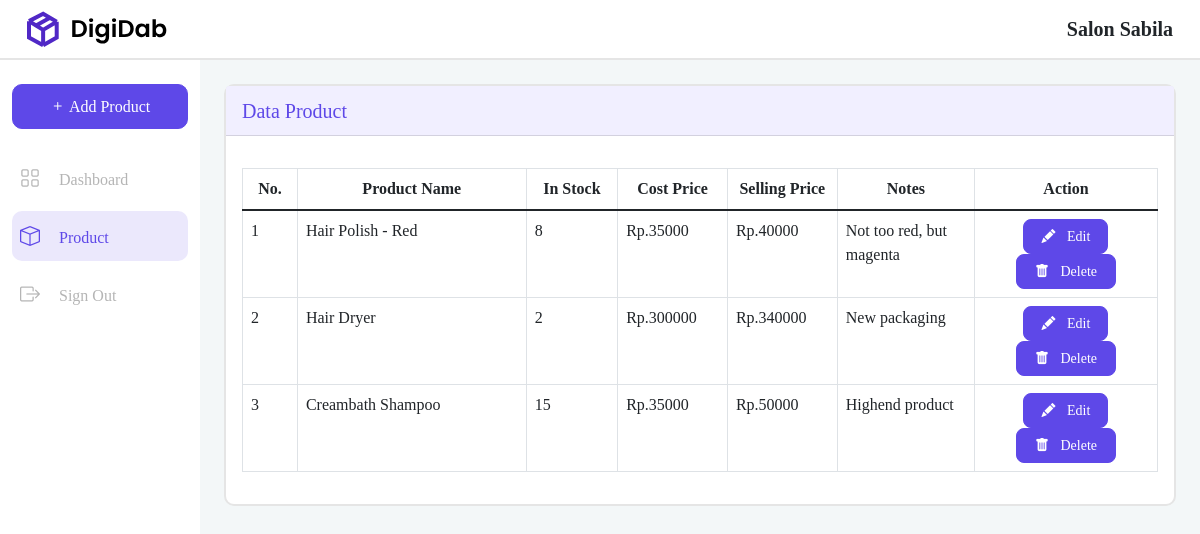
The page /user/product.php (signed in) on the database its author committed.
### tables this page shows
CREATE TABLE `tb_product` (
  `id_product` int(11) NOT NULL,
  `id_user` int(11) NOT NULL,
  `name_product` varchar(255) DEFAULT NULL,
  `stock_product` int(11) DEFAULT NULL,
  `cost_price` int(11) DEFAULT NULL,
  `selling_price` int(11) DEFAULT NULL,
  `notes_product` text DEFAULT NULL
);

### user/product.php (the view, shortened to what this page needs)
<?php
include("../resources/connection.php");
$id_user = $_SESSION['user']['id_user'];
?>
<!doctype html>
<html lang="en">
<head>
    <link rel="stylesheet" href="../assets/css/dashboard-style.css">
    <link href="https://cdn.jsdelivr.net/npm/bootstrap@5.1.3/dist/css/bootstrap.min.css" rel="stylesheet">
    <link rel="stylesheet" href="https://cdn.jsdelivr.net/npm/bootstrap-icons@1.8.1/font/bootstrap-icons.css">
</head>
<body>
    <nav class="container-fluid">
        <div class="nav-cont d-flex align-items-center justify-content-between">
            <img src="../assets/img/Dashboard-logo.svg" style="margin-left: 15px;">
            <div class="company-name" style="margin-right: 15px;">
                <?php echo $_SESSION['user']['company_user']; ?>
            </div>
        </div>
    </nav>
    <div class="d-flex">
        <div class="sidebar col-2 pt-4">
            <div class="wrapper">
                <div class="button mb-4">
                    <button class="add btn btn-primary w-100" data-bs-toggle="modal" data-bs-target="#addModal" style="border-radius: 10px; height: 45px; background-color: #5E48E8; border-color: #5E48E8;">
                        <i class="bi bi-plus"></i>
                        Add Product
                    </button>
                </div>
                <div class="link">
                    <div class="n-active d-flex align-items-center p-2 mb-2">
                        <ul class="navbar-nav">
                            <li class="nav-item d-flex align-items-center">
                                <a href="dashboard.php" class="nav-links">
                                    <i class="bi bi-grid font-weight-bold" style="font-size: 20px; margin-right: 15px;"></i>
                                    <span style="font-weight: 500;">Dashboard</span>
                                </a>
                            </li>
                        </ul>
                    </div>
                    <div class="active d-flex align-items-center p-2 mb-2">
                        <ul class="navbar-nav" style="color: #B5B5B5;">
                            <li class="nav-item d-flex align-items-center">
                                <a href="product.php" class="nav-link" style="color: #5e48e8;">
                                    <i class="bi bi-box" style="font-size: 20px; margin-right: 15px;"></i>
                                    <span style="font-weight: 500;">Product</span>
                                </a>
                            </li>
                        </ul>
                    </div>
                    <div class="n-active d-flex align-items-center p-2">
                        <ul class="navbar-nav" style="color: #B5B5B5;">
                            <li class="nav-item d-flex align-items-center">
                                <a href="../resources/sign-out-process.php" class="nav-links" onclick="return confirm('Anda Yakin Akan Logout?')">
                                    <i class="bi bi-box-arrow-right" style="font-size: 20px; margin-right: 15px;"></i>
                                    <span style="font-weight: 500;">Sign Out</span>
                                </a>
                            </li>
                        </ul>
                    </div>
                </div>
            </div>
        </div>
        <div class="content col-10  vh-100">
            <div class="container p-4">
                <div class="row">
                    <div class="col">
                        <div class="card" style="border: 2px solid #E5E5E5; border-radius: 10px;">
                            <div class="card-header c-tittle mb-3 d-flex align-items-center justify-content-between" style="color: #5e48e8; background-color: #f1efff;">
                                Data Product
                            </div>
                            <div class="card-body">
                                <table class="table table-bordered" style="table-layout: fixed; word-wrap: break-word;">
                                    <thead>
                                        <tr>
                                            <th class="text-center" scope="col" style="width: 6%;">No.</th>
                                            <th class="text-center" scope="col" style="width: 25%;">Product Name</th>
                                            <th class="text-center" scope="col" style="width: 10%;">In Stock</th>
                                            <th class="text-center" scope="col" style="width: 12%;">Cost Price</th>
                                            <th class="text-center" scope="col" style="width: 12%;">Selling Price</th>
                                            <th class="text-center" scope="col" style="width: 15%;">Notes </th>
                                            <th class="text-center" scope="col" style="width: 20%;">Action</th>
                                        </tr>
                                    </thead>
                                    <tbody>
                                        <?php
                                        $no = 1;
                                        $show = mysqli_query($conn, "SELECT * FROM tb_product WHERE id_user = $id_user ORDER BY id_product DESC");
                                        if (mysqli_num_rows($show) == 0) {
                                            echo '<tr><td colspan="6" class="text-center">No Product</td></tr>';
                                        } else {
                                            while ($data = mysqli_fetch_array($show)) {
                                        ?>
                                                <tr>
                                                    <td><?= $no++ ?></td>
                                                    <td><?= $data['name_product'] ?></td>
                                                    <td><?= $data['stock_product'] ?></td>
                                                    <td><?= "Rp." . $data['cost_price'] ?></td>
                                                    <td><?= "Rp." . $data['selling_price'] ?></td>
                                                    <td><?= $data['notes_product'] ?></td>
                                                    <td>
                                                        <div class="text-center">
                                                            <a href="edit-product-process.php?id_product=<?php echo $data['id_product']; ?>" class="btn btn-primary" data-bs-toggle="modal" data-bs-target="#editModal<?php echo $data['id_product']; ?>" style="width: 85px; height: 35px; font-size: 14px; background-color: #5E48E8; border-color: #5E48E8; border-radius: 8px;">
                                                                <i class="bi bi-pencil-fill"></i>
                                                                <span style="margin-left: 8px;">Edit</span>
                                                            </a>
                                                            <a href="../resources/delete-product-process.php?id_product=<?php echo $data['id_product']; ?>" onclick="return confirm('Anda Yakin Akan Menghapus Data?')" class="btn btn-primary" style="width: 100px; height: 35px; font-size: 14px; background-color: #5E48E8; border-color: #5E48E8; border-radius: 8px;">
                                                                <i class="bi bi-trash-fill"></i>
                                                                <span style="margin-left: 8px;">Delete</span>
                                                            </a>
                                                        </div>
                                                    </td>
                                                </tr>
                                        <?php }
                                        } ?>
                                    </tbody>
                                </table>
                            </div>
                        </div>
                    </div>
                </div>
            </div>
        </div>
    </div>
</body>
</html>

### assets/css/dashboard-style.css (style rules this page uses)
* { font-family: poppins; }
nav { height: 60px; border-bottom: 2px solid #e5e5e5; }
.nav-cont { height: 100%; }
.company-name { font-size: 20px; font-weight: 600; }
.wrapper { width: 88%; margin: 0 auto; }
.sidebar { top: 0; left: 0; }
.active { width: 100%; height: 50px; border-radius: 10px; background-color: #ebe8fc; }
.n-active { width: 100%; height: 50px; }
.nav-links { color: #b5b5b5; text-decoration: none; }
.content { width: auto; background-color: #f3f7f8; }
.c-tittle { font-weight: 500; font-size: 20px; width: 100%; height: 50px; }

### rows shown on the page
tb_product: name_product "Hair Polish - Red", stock_product "8", cost_price "35000", selling_price "40000", notes_product "Not too red, but magenta"
tb_product: name_product "Hair Dryer", stock_product "2", cost_price "300000", selling_price "340000", notes_product "New packaging"
tb_product: name_product "Creambath Shampoo", stock_product "15", cost_price "35000", selling_price "50000", notes_product "Highend product"

### other values the page prints
$_SESSION['user']['company_user'] "Salon Sabila"
